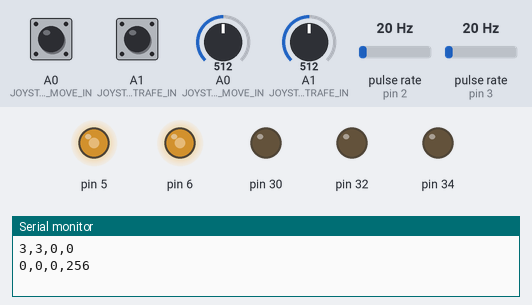
Bench run of a sketch on a simulated Arduino Leonardo, built for the host (arithmetic inside an expression is 32-bit, double 64-bit). Parts: output pins drawn as LEDs (lit = HIGH), the last lines printed to the serial monitor. Wiring (inferred from the names in the program): 2 × pulse sensor: data pin 2 / data pin 3. The inputs (shaded band) are chosen by the test bench; at power-on: A0 (JOYSTICK_MOVE_IN) = 512, A1 (JOYSTICK_STRAFE_IN) = 512, A0 (JOYSTICK_MOVE_IN) HIGH, A1 (JOYSTICK_STRAFE_IN) HIGH, pulse rate (sensors on pin 2, pin 3) 20 Hz. Pins used as bus, display or sensor lines are not drawn.

Above: at 1.2 s.
1.3 s: A0 (JOYSTICK_MOVE_IN) set to 306
At 1.8 s:
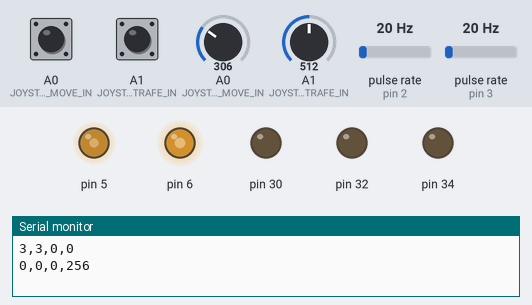
2.8 s: A1 (JOYSTICK_STRAFE_IN) set to 306
At 4.0 s:
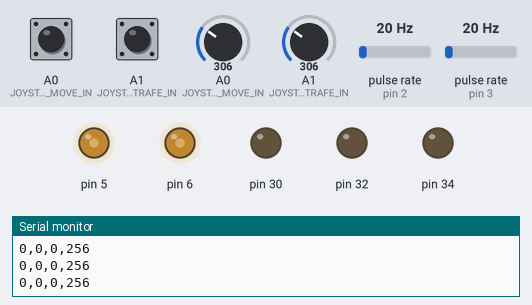
4.3 s: A0 (JOYSTICK_MOVE_IN) set to 716
At 5.3 s:
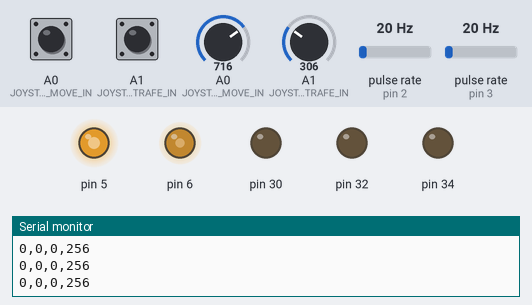
5.8 s: A1 (JOYSTICK_STRAFE_IN) set to 992
At 6.4 s:
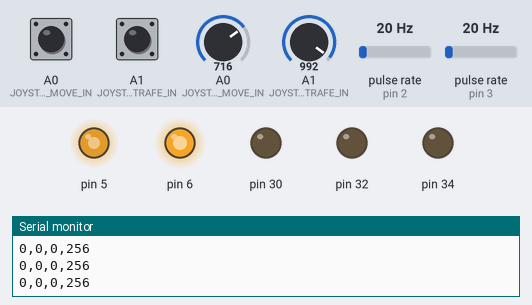
7.3 s: A0 (JOYSTICK_MOVE_IN) set to 992
At 8.5 s:
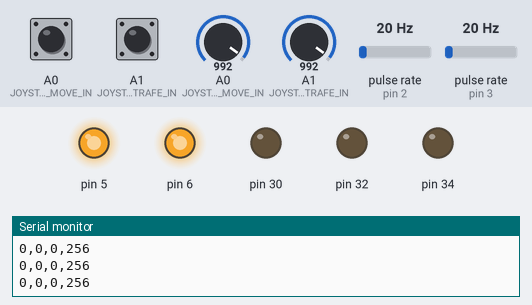
8.8 s: A1 (JOYSTICK_STRAFE_IN) set to 716
At 9.9 s:
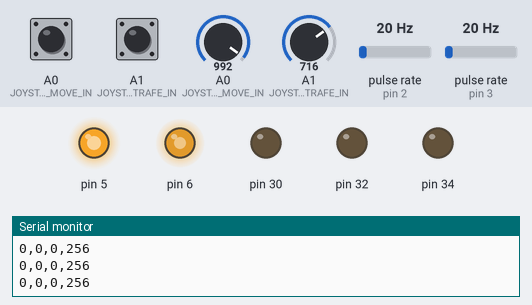
Timing chart, 0 to 11.3 s (numbered marks = the images above; inputs shaded):
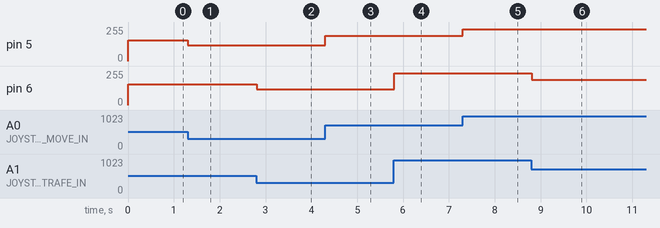

The sketch:

SDT.ino
```cpp
#include  <avr/interrupt.h>
#include  <avr/io.h>
#include  <stdio.h>
#include  <math.h>
#include  <TimerOne.h>

#define pi  3.141592654

#define AI_SPAN           1023
#define JOY_STICK_SPAN    200
#define JOY_STICK_EGL     100

#define DT_TRACK_WIDTH    100
#define DT_WHEEL_BASE     100

#define JOYSTICK_MOVE_IN    A0
#define JOYSTICK_STRAFE_IN  A1
#define JOYSTICK_ROTATE_IN  A2

bool TimePulse;

struct joystick{
  int     yAXISraw;             // analog input from joystick 1 for forward and reverse
  int     xAXISraw;             // analog input from joystick 1 for left and right
  float   yAXISreq;
  float   xAXISreq;
};

struct  swerveModule {
  int             sunENCODERwindows;
  unsigned  int   sunPULSEcount;
  unsigned  long  sunPULSEtime;
  unsigned  long  sunPULSElast;
  unsigned  long  sunRPS;
  int             sunMOTORspeedREQ;
  float           sunMOTORspeedOUT;
  unsigned  int   sunMOTORpinOUTPUT;
  int             ringENCODERwindows;
  unsigned  int   ringPULSEcount;
  unsigned  long  ringPULSEtime;
  unsigned  long  ringPULSElast;
  unsigned  long  ringRPS;
  int             ringMOTORspeedREQ;
  float           ringMOTORspeedOUT;
  unsigned  int   ringMOTORpinOUTPUT;

};

struct            joystick      joy1;
struct            joystick      joy2;
volatile  struct  swerveModule  swMOD1;
volatile  struct  swerveModule  swMOD2;

bool  firstPASS;

const byte  mod1sunTACHpin = 2;
const byte  mod1ringTACHpin = 3;
const byte  mod2sunTACHpin = 18;
const byte  mod2ringTACHpin = 19;

int speedREQsun = 512;
int speedREQring = 512;
int speedINC = 0;

void  read_joysticks() {

  // read and condition information from each of the control joysticks

  bool  j1_FwdRvs;
  bool  j1_LeftRight;
  bool  j2_Rotate_CW;
  bool  j2_ROtate_CCW;
  char  disp[200];

  joy1.yAXISraw = analogRead(JOYSTICK_MOVE_IN);       // raw analog input for Forward/Reverse
  joy1.xAXISraw = analogRead(JOYSTICK_STRAFE_IN);   // raw analog input for STRAFE

  joy1.yAXISreq = (float(joy1.yAXISraw)/AI_SPAN) * JOY_STICK_SPAN - JOY_STICK_EGL;
  joy1.xAXISreq = (float(joy1.xAXISraw)/AI_SPAN) * JOY_STICK_SPAN - JOY_STICK_EGL;
}

void  calc_module_ctrl(float FWD, float STR, float RCW, float GYRO) {

  // calculate the speed and angle required for each swerve module

  float L;  // the vehicles wheelbase
  float W;  // the vehicles traackwidth;
  float R;  // ratio of wheelbase to trackwidth

  float ws1,ws2,ws3,ws4;
  float wa1,wa2,wa3,wa4;
  float max_ws;

  float xSTR,xFWD;

  float A,B,C,D;  // intermedary variable to calculate speed and direction

  char  disp[200];

  xFWD = FWD * cos(GYRO) + STR * sin(GYRO);
  xSTR = -1 * FWD * sin(GYRO) + STR * cos(GYRO);

  W = DT_TRACK_WIDTH;
  L = DT_WHEEL_BASE;
  R = sqrt((W*W)+(L*L));

  A = STR - RCW * (L/R);
  B = STR + RCW * (L/R);
  C = FWD - RCW * (W/R);
  D = FWD + RCW * (W/R);

  ws1 = sqrt(B*B + C*C);
  ws2 = sqrt(B*B + D*D);
  ws3 = sqrt(A*A + D*D);
  ws4 = sqrt(A*A + C*C);

  wa1 = atan2(B,C) * 180.0/pi -45;
  wa2 = atan2(B,D) * 180.0/pi -45;
  wa3 = atan2(A,D) * 180.0/pi -45;
  wa4 = atan2(A,C) * 180.0/pi -45;

  sprintf(disp,"FWD:%3d STR:%3d Wheel1(%3d,%3d) Wheel2(%3d,%3d) Wheel3(%3d,%3d) Wheel4(%3d,%3d)",int(FWD),int(STR),int(ws1),int(wa1),int(ws2),int(wa2),int(ws3),int(wa3),int(ws4),int(wa4));
  Serial.println(disp);

  max_ws = ws1;
  if (ws2 > max_ws) max_ws = ws2;
  if (ws3 > max_ws) max_ws = ws3;
  if (ws4 > max_ws) max_ws - ws4;

  if (max_ws > 1){
    ws1 /= max_ws;
    ws2 /= max_ws;
    ws3 /= max_ws;
    ws4 /= max_ws;
  }
}

// This is the interrupt routine executed when a TACH pulse is detected for any of the attached motors

void mod1sunTACHpulse(){
  swMOD1.sunPULSEcount++;
}
void mod1ringTACHpulse(){
  swMOD1.ringPULSEcount++;
}
void mod2sunTACHpulse(){
  swMOD2.sunPULSEcount++;
}
void mod2ringTACHpulse(){
  swMOD2.ringPULSEcount++;
}

void timerIsr()
{
  Timer1.detachInterrupt();  //stop the timer
  TimePulse = 1;
  Timer1.attachInterrupt( timerIsr );  //enable the timer
}

int myEraser = 7; // used to reset the timer control bits (0, 1, and 2)
int myPrescaler = 4; // used to select prescaler 4 for a PWM frequency of 120 hz

void setup() {
  // put your setup code here, to run once:
  Serial.begin(9600);
  pinMode(53,INPUT);
  pinMode(30,OUTPUT);
  pinMode(32,OUTPUT);
  pinMode(34,OUTPUT);

  swMOD1.sunMOTORpinOUTPUT = 2;
  swMOD1.ringMOTORpinOUTPUT = 3;
  swMOD2.sunMOTORpinOUTPUT = 5;
  swMOD2.ringMOTORpinOUTPUT = 6;

  pinMode (swMOD1.sunMOTORpinOUTPUT, OUTPUT);
  pinMode (swMOD1.ringMOTORpinOUTPUT, OUTPUT);
  pinMode (swMOD2.sunMOTORpinOUTPUT, OUTPUT);
  pinMode (swMOD2.ringMOTORpinOUTPUT, OUTPUT);

  Timer1.initialize(1000000); // set timer for 0.10sec
  Timer1.attachInterrupt( timerIsr ); // enable the timer

  pinMode(mod1sunTACHpin,INPUT_PULLUP);
  pinMode(mod1ringTACHpin,INPUT_PULLUP);
  pinMode(mod2sunTACHpin,INPUT_PULLUP);
  pinMode(mod2ringTACHpin,INPUT_PULLUP);

  attachInterrupt(digitalPinToInterrupt(mod1sunTACHpin),mod1sunTACHpulse,RISING);
  attachInterrupt(digitalPinToInterrupt(mod1ringTACHpin),mod1ringTACHpulse,RISING);
  attachInterrupt(digitalPinToInterrupt(mod2sunTACHpin),mod2sunTACHpulse,RISING);
  attachInterrupt(digitalPinToInterrupt(mod2ringTACHpin),mod2ringTACHpulse,RISING);

  firstPASS = 1;

  // initialize all tachometer pulse counters

  swMOD1.sunPULSEcount = 0;
  swMOD1.ringPULSEcount = 0;
  swMOD2.sunPULSEcount = 0;
  swMOD2.ringPULSEcount = 0;

  TimePulse = 0;

  // Change timer 1 prescalar which controls the PWN for pins 11 and 12 to be 120hz from default of 490 hz

    TCCR1B &= 0b11111000;
    TCCR1B |= 0b00000011;

  // Change timer 2 prescalar which controls the PWN for pins 9 and 10 to be 120hz from default of 490 hz
    TCCR2B &= 0b11111000;
    TCCR2B |= 0b00000011;


Serial.print(TCCR1B);
Serial.print(",");
Serial.print(TCCR2B);
Serial.print(",");
Serial.print(TCCR3B);
Serial.print(",");
Serial.println(TCCR4B);
}


void loop() {
  // put your main code here, to run repeatedly:

  //xVAL = analogRead(A1);


  speedREQsun += (analogRead(A0) - speedREQsun)*.2;
  speedREQring += (analogRead(A1)- speedREQring)*.2;

  swMOD1.sunMOTORspeedREQ = speedREQsun / 1023.0 * 180 + 65;
  swMOD1.ringMOTORspeedREQ = speedREQring / 1023.0 * 180 + 65;
  swMOD2.sunMOTORspeedREQ = speedREQsun / 1023.0 * 180 + 65;
  swMOD2.ringMOTORspeedREQ = speedREQring / 1023.0 * 180 + 65;

  swMOD1.sunMOTORspeedOUT = speedREQsun / 1023.0 * 200.0 - 100.0;
  swMOD1.ringMOTORspeedOUT = speedREQring / 1023.0 * 200.0 - 100.0;
  swMOD2.sunMOTORspeedOUT = speedREQsun / 1023.0 * 200.0 - 100.0;
  swMOD2.ringMOTORspeedOUT = speedREQring / 1023.0 * 200.0 - 100.0;

  analogWrite(swMOD1.sunMOTORpinOUTPUT,swMOD1.sunMOTORspeedREQ);
  analogWrite(swMOD1.ringMOTORpinOUTPUT,swMOD1.ringMOTORspeedREQ);
  analogWrite(swMOD2.sunMOTORpinOUTPUT,swMOD2.sunMOTORspeedREQ);
  analogWrite(swMOD2.ringMOTORpinOUTPUT,swMOD2.ringMOTORspeedREQ);

  if (TimePulse == 1){

    swMOD1.sunRPS = swMOD1.sunPULSEcount / 3;
    swMOD1.ringRPS = swMOD1.ringPULSEcount / 3;
    swMOD2.sunRPS = swMOD2.sunPULSEcount / 3;
    swMOD2.ringRPS = swMOD2.ringPULSEcount / 3;

    Serial.print(0);
    Serial.print(",");
    /*
    Serial.print(",module 1 [ SUN, (");
    Serial.print(swMOD1.sunRPS);
    Serial.print(") ");
    Serial.print(swMOD1.sunMOTORspeedREQ);
    Serial.print(" RING, (");
    Serial.print(swMOD1.ringRPS);
    Serial.print(") ");
    Serial.print(swMOD1.ringMOTORspeedREQ);
    Serial.print("] module 2 [ SUN, (");
    Serial.print(swMOD2.sunRPS);
    Serial.print(") ");
    Serial.print(swMOD2.sunMOTORspeedREQ);
    Serial.print(" RING, (");
    Serial.print(swMOD2.ringRPS);
    Serial.print(") ");
    Serial.print(swMOD2.ringMOTORspeedREQ);
    */

  Serial.print(swMOD2.sunPULSEcount);
  Serial.print(",");
  Serial.print(swMOD2.ringPULSEcount);

    Serial.print(",");
    Serial.println(256);

    //swMOD1.sunPULSEcount = 0;
    //swMOD1.ringPULSEcount = 0;
    //swMOD2.sunPULSEcount = 0;
    //swMOD2.ringPULSEcount = 0;
    TimePulse = 0;

    speedINC++;
  }

  if (speedINC > 30){
    // speedREQ += 50;
    speedINC = 0;
    // if (speedREQ >= 1000) speedREQ = 512;
  }

}
```

Measured:
- after the input at 1.3 s, pin 5: 155/255 → 118/255 at once
- after the input at 2.8 s, pin 6: 155/255 → 118/255 at once
- after the input at 4.3 s, pin 5: 118/255 → 190/255 at once
- after the input at 5.8 s, pin 6: 118/255 → 238/255 at once
- after the input at 7.3 s, pin 5: 190/255 → 238/255 at once
- after the input at 8.8 s, pin 6: 238/255 → 190/255 at once
